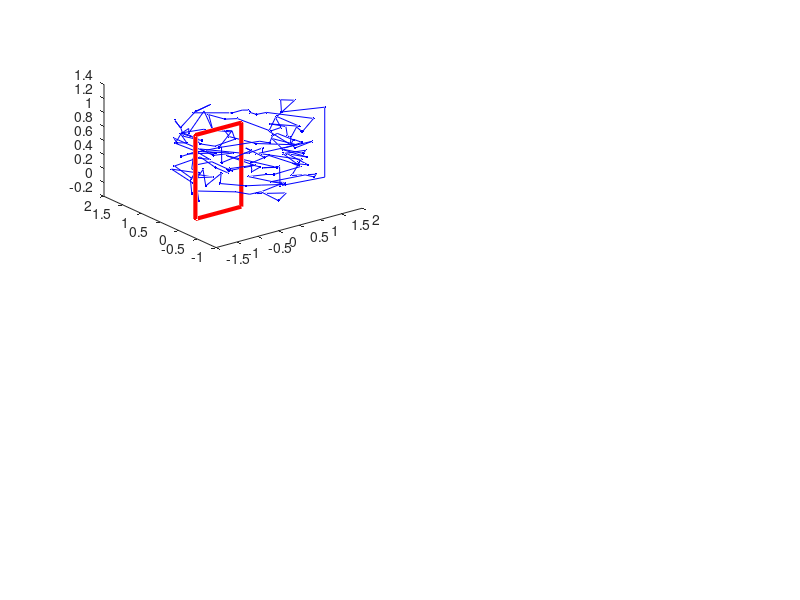

This chart was generated by the following MATLAB code: (Note: this script raises an error after producing the figure.)

function test

  clear all ;
  
  ns = [5, 10, 50, 150 ] ;
    
  for kk=1:4

    subplot(2,2,kk) ;

    [x,y,z] = spira();
    hold off ;
    plot3([x,x(1)],[y,y(1)],[z,z(1)],'-r.','LineWidth',3);
    hold on

    [x1,y1,z1] = spiral(ns(kk),32*ns(kk));
    plot3([x1,x1(1)],[y1,y1(1)],[z1,z1(1)],'-b.');

    P = [ x ; y ; z ] ;
    Q = [ x1; y1; z1 ] ;

    tic
    [L,E] = lk( P, Q );
    toc

    fprintf('L = %d, err = %g\n', L, E ) ;
    
    [W,E] = writhe( Q );
    fprintf('W = %g, err = %g\n', W, E ) ;

    title(sprintf('LK = %d',L));

    axis equal;
  end
  N = 100000 ;
  [x1,y1,z1] = spiral(N,32*N);
  Q = [ x1; y1; z1 ] ;

  tic
  [L,E] = lk( P, Q );
  toc

  fprintf('L = %d, err = %g\n', L, E ) ;
  
end

function [x,y,z] = spiral(N,npts)
  t = [0:N/npts:N];
  x = cos(2*pi*t);
  y = sin(2*pi*t);
  z = t/t(end);
  
  x = x + 0.8*rand(size(x));
  y = y + 0.8*rand(size(y));
  z = z + 0.4*rand(size(z))/N;

  x = [x 2 2];
  y = [y 0 0];
  z = [z 1 0];
end

function [x,y,z] = spira()
  x = [0 0 -1.1 -1.1];
  y = [0 0 0 0];
  z = [-0.1 1.1 1.1 -0.1];
end



